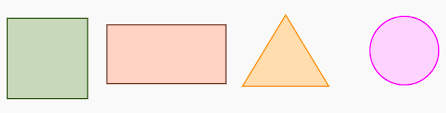
#> input picture Resource/shapes.png, 446 x 113 px
$ python shape_detection.py
#> lines starting #> are read from the running program, lines starting #| are printed output that depends on the picture; after the words box and inside, x2 and y2 are one past the last pixel; in counts of white or black regions, pixels touching at a corner belong together
import cv2
import numpy as np

def getContor(img):
    contor ,hierarchy = cv2.findContours(img,cv2.RETR_EXTERNAL,cv2.CHAIN_APPROX_NONE)
    for cnt in contor:
        peri = cv2.arcLength(cnt,True)
        approx= cv2.approxPolyDP(cnt,0.02*peri,True)
        print(peri)
        print(approx)
        obj= len(approx)
        x, y, w, h = cv2.boundingRect(approx)
        cv2.rectangle(imgContor,(x,y),(x+w,y+h),(0,0,255),3)
        if obj==3: objType="Tri"
        elif obj == 4:
            aspRatio=w/float(h)
            if aspRatio >0.95 and aspRatio < 1.05:objType= "square"
            else: objType = "rect"
        elif obj>4: objType="circle"
        else:objType="None"
        cv2.putText(imgContor,objType,((x+w//2)-10,(y+h//2)-10),cv2.FONT_ITALIC,0.5,(0,0,0),2)

path ="Resource/shapes.png"
img = cv2.imread(path)
#> img is the input picture: shape (113, 446, 3); mean B, G, R 225.5, 230.6, 241.8
imgContor= img.copy()
imgGray = cv2.cvtColor(img,cv2.COLOR_BGR2GRAY)
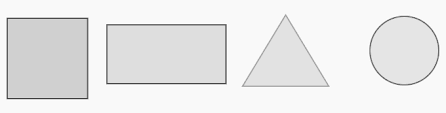
#> imgGray: shape (113, 446); min 58, max 255, mean 233.4
imgBlur = cv2.GaussianBlur(imgGray,(3,3),1)
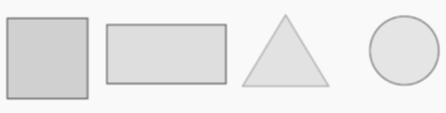
#> imgBlur: shape (113, 446); min 135, max 251, mean 233.4
imgCanny = cv2.Canny(imgBlur,50,50)
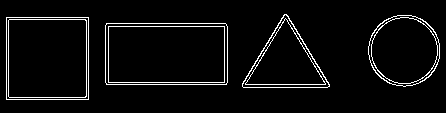
#> imgCanny: shape (113, 446); 4.7% white in thin lines or dots, all inside (x1, y1, x2, y2) = (6, 14, 440, 100)
getContor(imgCanny)
#> in getContor, `contor ,hierarchy = cv2.findContours(img,cv2.RETR_EXTERNAL,cv2.CHAIN_A..`: contor = 4 contours; box (x1, y1, x2, y2) and area: (105, 23, 228, 85) 7434, (6, 17, 89, 100) 6724, (368, 15, 440, 87) 3986, (242, 14, 330, 88) 3404
#> the loop in getContor, `for cnt in contor:` made 4 passes
#> (peri, approx, obj, x, y, w, h, aspRatio) on passes 1 to 2: (363.1, [[105, 25], [106, 84], [227, 82], [225, 23]], 4, 105, 23, 123, 62, 1.98), (328, [[6, 17], [6, 99], [88, 99], [88, 17]], 4, 6, 17, 83, 83, 1)
#> (peri, approx, obj, x, y, w, h, objType) on pass 4: (269, [[242, 83], [329, 86], [286, 14]], 3, 242, 14, 88, 73, 'Tri')
#> (printed output is left out)
#> after the loop in getContor, `for cnt in contor:`:
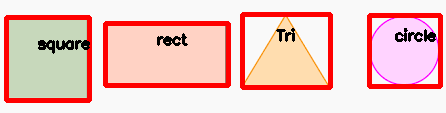
#> imgContor: shape (113, 446, 3); 14.8% of pixels changed, all inside (x1, y1, x2, y2) = (4, 12, 443, 103)


cv2.imshow("output", img)
cv2.imshow("output_Gray", imgGray)
cv2.imshow("output_Blur", imgBlur)
cv2.imshow("output_Canny", imgCanny)
cv2.imshow("output_Conyor", imgContor)


cv2.waitKey(0)
